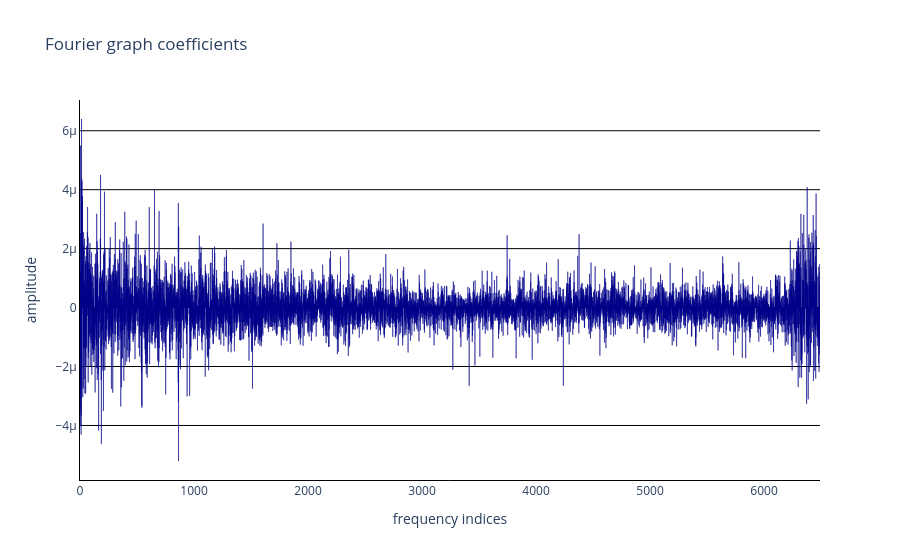

Here is the notebook cell this chart was saved with:
### Code cell
mm.viz.plot_spectrum(data["cst"]@stc.data[:,idx_half])

### Figure 1 — Plotly figure (JSON) as saved in the notebook; plotly's stock layout.template omitted (floating-point values rounded to 4 significant figures; data arrays with more than 128 entries replaced by an {"elided": "..."} marker saying what was removed)
{"data": [{"marker": {"color": "darkblue", "line": {"color": "darkblue"}}, "type": "bar", "y": {"elided": "6491 float values"}}], "layout": {"plot_bgcolor": "white", "showlegend": false, "title": {"text": "Fourier graph coefficients"}, "xaxis": {"linecolor": "black", "title": {"text": "frequency indices"}}, "yaxis": {"gridcolor": "black", "linecolor": "black", "title": {"text": "amplitude"}}}}
